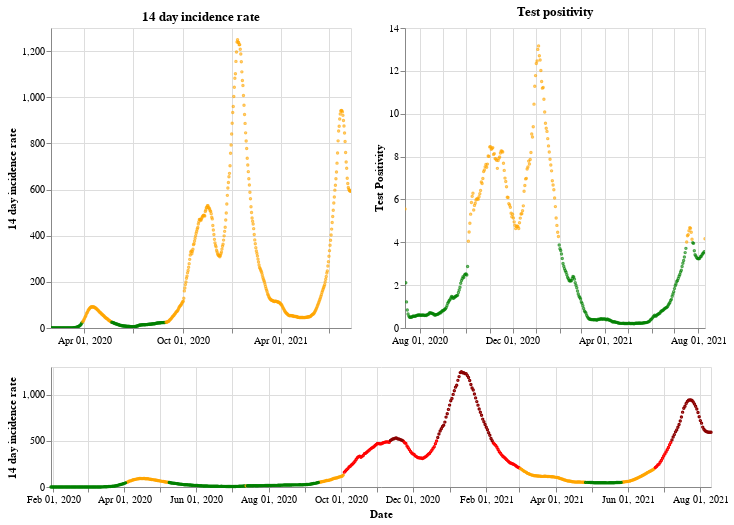

The notebook cell saved with this chart:
### Markdown cell above
## England

### Code cell
plot_traffic_light('England')

### Figure 1 — Vega-Lite specification as saved in the notebook (floating-point values rounded to 4 significant figures; data arrays with more than 128 entries replaced by an {"elided": "..."} marker saying what was removed)
{"config": {"view": {"continuousWidth": 400, "continuousHeight": 300}}, "vconcat": [{"hconcat": [{"mark": {"type": "point", "size": 2}, "encoding": {"color": {"condition": {"value": "green", "test": "(datum.twoWeeklyCasesRate <= 25)"}, "value": "orange"}, "tooltip": [{"type": "nominal", "field": "areaName"}, {"type": "temporal", "field": "date"}, {"type": "quantitative", "field": "twoWeeklyCasesRate"}, {"type": "quantitative", "field": "testPositivity"}], "x": {"type": "temporal", "axis": {"title": ""}, "field": "date", "scale": {"domain": {"selection": "DateBrush"}}, "timeUnit": "yearmonthdate"}, "y": {"type": "quantitative", "axis": {"title": "14 day incidence rate"}, "field": "twoWeeklyCasesRate"}}, "title": "14 day incidence rate", "width": 300}, {"mark": {"type": "point", "size": 2}, "encoding": {"color": {"condition": {"value": "green", "test": "(datum.testPositivity <= 4)"}, "value": "orange"}, "tooltip": [{"type": "nominal", "field": "areaName"}, {"type": "temporal", "field": "date"}, {"type": "quantitative", "field": "twoWeeklyCasesRate"}, {"type": "quantitative", "field": "testPositivity"}], "x": {"type": "temporal", "axis": {"title": ""}, "field": "date", "scale": {"domain": {"selection": "DateBrush"}}, "timeUnit": "yearmonthdate"}, "y": {"type": "quantitative", "axis": {"title": "Test Positivity"}, "field": "testPositivity"}}, "title": "Test positivity", "width": 300}]}, {"layer": [{"mark": {"type": "point", "size": 2}, "encoding": {"color": {"condition": {"value": "orange", "test": "(((datum.testPositivity < 4) && (datum.twoWeeklyCasesRate >= 50)) && (datum.twoWeeklyCasesRate < 200))"}, "value": "red"}, "opacity": {"condition": {"value": 1, "test": "((datum.twoWeeklyCasesRate >= 50) && (datum.twoWeeklyCasesRate < 500))"}, "value": 0}, "tooltip": [{"type": "nominal", "field": "areaName"}, {"type": "temporal", "field": "date"}, {"type": "quantitative", "field": "twoWeeklyCasesRate"}, {"type": "quantitative", "field": "testPositivity"}], "x": {"type": "temporal", "axis": {"title": "Date"}, "field": "date", "timeUnit": "yearmonthdate"}, "y": {"type": "quantitative", "axis": {"title": "14 day incidence rate"}, "field": "twoWeeklyCasesRate"}}, "selection": {"DateBrush": {"type": "interval", "encodings": ["x"], "fields": ["Time"]}}}, {"mark": {"type": "point", "size": 2}, "encoding": {"color": {"value": "darkred"}, "opacity": {"condition": {"value": 1, "test": "(datum.twoWeeklyCasesRate >= 500)"}, "value": 0}, "tooltip": [{"type": "nominal", "field": "areaName"}, {"type": "temporal", "field": "date"}, {"type": "quantitative", "field": "twoWeeklyCasesRate"}, {"type": "quantitative", "field": "testPositivity"}], "x": {"type": "temporal", "axis": {"title": "Date"}, "field": "date", "timeUnit": "yearmonthdate"}, "y": {"type": "quantitative", "axis": {"title": "14 day incidence rate"}, "field": "twoWeeklyCasesRate"}}}, {"mark": {"type": "point", "size": 2}, "encoding": {"color": {"condition": {"value": "green", "test": "((datum.testPositivity < 4) && (datum.twoWeeklyCasesRate < 50))"}, "value": "orange"}, "opacity": {"condition": {"value": 1, "test": "(datum.twoWeeklyCasesRate < 50)"}, "value": 0}, "tooltip": [{"type": "nominal", "field": "areaName"}, {"type": "temporal", "field": "date"}, {"type": "quantitative", "field": "twoWeeklyCasesRate"}, {"type": "quantitative", "field": "testPositivity"}], "x": {"type": "temporal", "axis": {"title": "Date"}, "field": "date", "timeUnit": "yearmonthdate"}, "y": {"type": "quantitative", "axis": {"title": "14 day incidence rate"}, "field": "twoWeeklyCasesRate"}}}], "height": 120, "width": 660}], "data": {"name": "data-3f96008ce9fe4599784992f92e34d0b8"}, "$schema": "https://vega.github.io/schema/vega-lite/v4.8.1.json", "datasets": {"data-3f96008ce9fe4599784992f92e34d0b8": {"elided": "559 records"}}}
